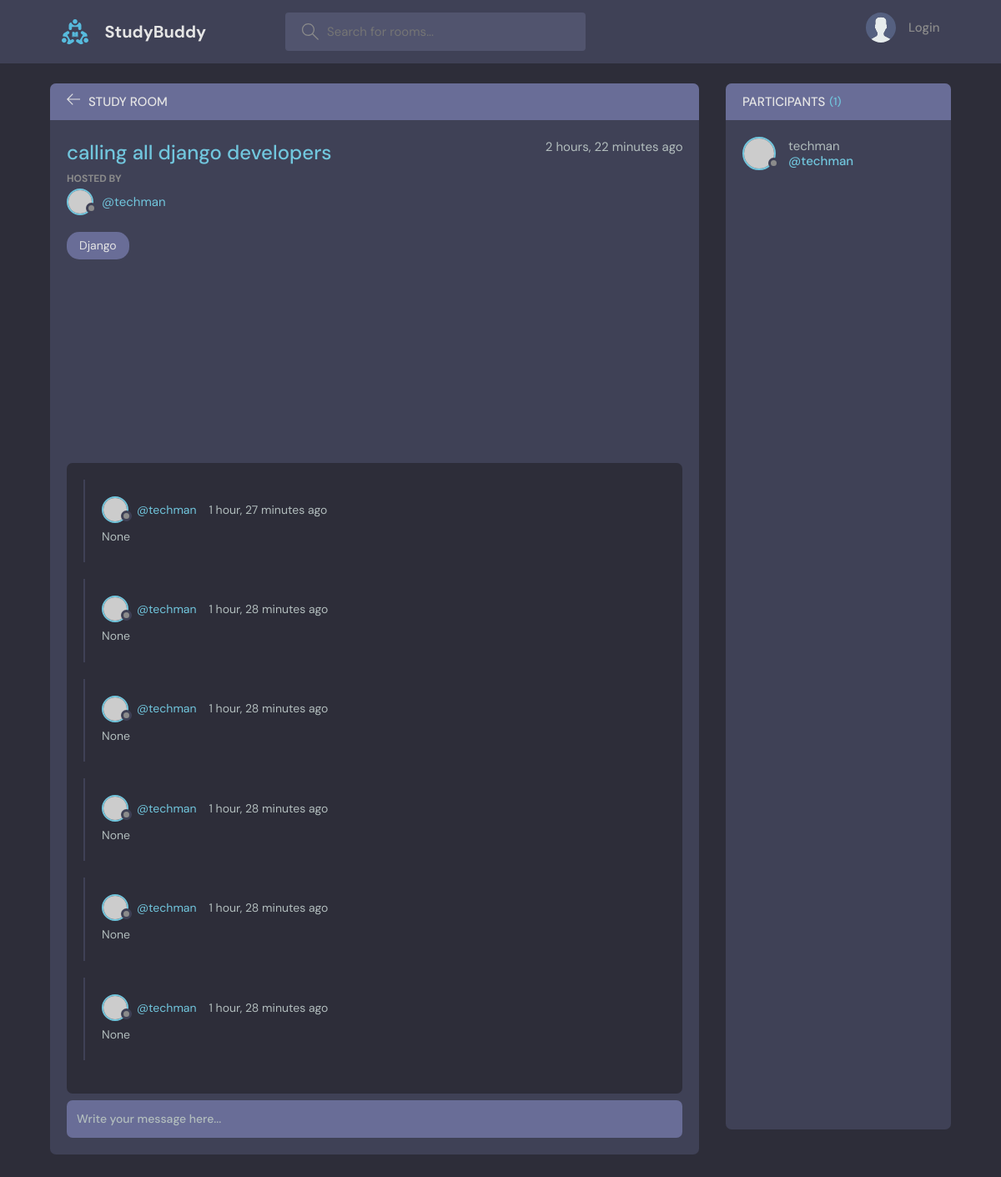
The app's page /room/18/ with its own data.
### core/models.py (models this page shows, shortened)
class Room(models.Model):
    host=models.ForeignKey(User,on_delete=models.CASCADE,null=True,blank=True)
    topic=models.ForeignKey(Topic,on_delete=models.SET_NULL,null=True)
    name = models.CharField(max_length=255,null=True,blank=True)
    description = models.TextField(max_length=1000,null=True,blank=True)
    participants = models.ManyToManyField(User,related_name='participants',blank=True)
    updated = models.DateTimeField(auto_now=True)
    created = models.DateTimeField(auto_now_add=True)
    class Meta:
        ordering = ['-created' , '-updated']

class Topic(models.Model):
    name = models.CharField(max_length=200,null=True,blank=True)
    def __str__(self):
        return self.name

class Message(models.Model):
    room = models.ForeignKey(Room,on_delete=models.CASCADE,null=True,blank=True)
    user = models.ForeignKey(User,on_delete=models.CASCADE,null=True,blank=True)
    content = models.TextField(max_length=1000,null=True,blank=True)
    updated = models.DateTimeField(auto_now=True)
    created = models.DateTimeField(auto_now_add=True)
    class Meta:
        ordering = ['-created' , '-updated']

### core/views.py (the view, shortened to what this page needs)
# urls.py: path('room/<int:pk>/',room,name='room'),
def room(request,pk):
    room=Room.objects.get(id=pk)
    room_message=room.message_set.all()
    participants=room.participants.all()
    context={
        'room':room,
        'room_message':room_message,
        'participants':participants,
    }
    return render(request, 'core/room.html',context)

### core/templates/core/room.html (shortened to what this page needs)
{% extends 'base.html' %}
{% load static %}
{% block content %}
    <main class="profile-page layout layout--2">
      <div class="container">
        <div class="room">
          <div class="room__top">
            <div class="room__topLeft">
              <a href="{% url 'core:home' %}">
                <svg version="1.1" xmlns="http://www.w3.org/2000/svg" width="32" height="32" viewBox="0 0 32 32">
                  <title>arrow-left</title>
                  <path
                    d="M13.723 2.286l-13.723 13.714 13.719 13.714 1.616-1.611-10.96-10.96h27.625v-2.286h-27.625l10.965-10.965-1.616-1.607z"
                  ></path>
                </svg>
              </a>
              <h3>Study Room</h3>
            </div>
          </div>
          <div class="room__box scroll">
            <div class="room__header scroll">
              <div class="room__info">
                <h3>{{room.name}}</h3>
                <span>{{room.created|timesince}} ago</span>
              </div>
              <div class="room__hosted">
                <p>Hosted By</p>
                <a href="{% url 'core:profile' room.host.id %}" class="room__author">
                  <div class="avatar avatar--small">
                    <img src="https://randomuser.me/api/portraits/men/37.jpg" />
                  </div>
                  <span>@{{room.host.username}}</span>
                </a>
              </div>
              <span class="room__topics">{{room.topic}}</span>
            </div>
            <div class="room__conversation">
              <div class="threads scroll">
                {% for message in room_message %}
                <div class="thread">
                  <div class="thread__top">
                    <div class="thread__author">
                      <a href="{% url 'core:profile' message.user.id %}" class="thread__authorInfo">
                        <div class="avatar avatar--small">
                          <img src="https://randomuser.me/api/portraits/men/37.jpg" />
                        </div>
                        <span>@{{message.user.username}}</span>
                      </a>
                      <span class="thread__date">{{message.created|timesince}} ago</span>
                    </div>
                  </div>
                  <div class="thread__details">
                   {{message.content}}
                  </div>
                </div>
                {% endfor %}
              </div>
            </div>
          </div>
          <div class="room__message">
            <form action=""  method="POST">
              <input name="body" placeholder="Write your message here..." /></form>
          </div>
        </div>
        <div class="participants">
          <h3 class="participants__top">Participants <span>({{participants.count}})</span></h3>
          <div class="participants__list scroll">
            {% for user in participants %}
            <a href="{% url 'core:profile' user.id %}" class="participant">
              <div class="avatar avatar--medium">
                <img src="https://randomuser.me/api/portraits/men/37.jpg" />
              </div>
              <p>
                {{user.username}}
                <span>@{{user.username}}</span>
              </p>
            </a>
            {% endfor  %}
          </div>
        </div>
      </div>
    </main>
  {% endblock %}

### records on screen
Room: name "calling all django developers", created "2 hours, 22 minutes", host.username "techman", topic "Django"
Message: user.username "techman", created "1 hour, 27 minutes", content "None"
Message: user.username "techman", created "1 hour, 28 minutes", content "None"
Message: user.username "techman", created "1 hour, 28 minutes", content "None"
Message: user.username "techman", created "1 hour, 28 minutes", content "None"
Message: user.username "techman", created "1 hour, 28 minutes", content "None"
Message: user.username "techman", created "1 hour, 28 minutes", content "None"

### other values on screen
{{ participants.count }} "1"
{{ user.username }} "techman"
